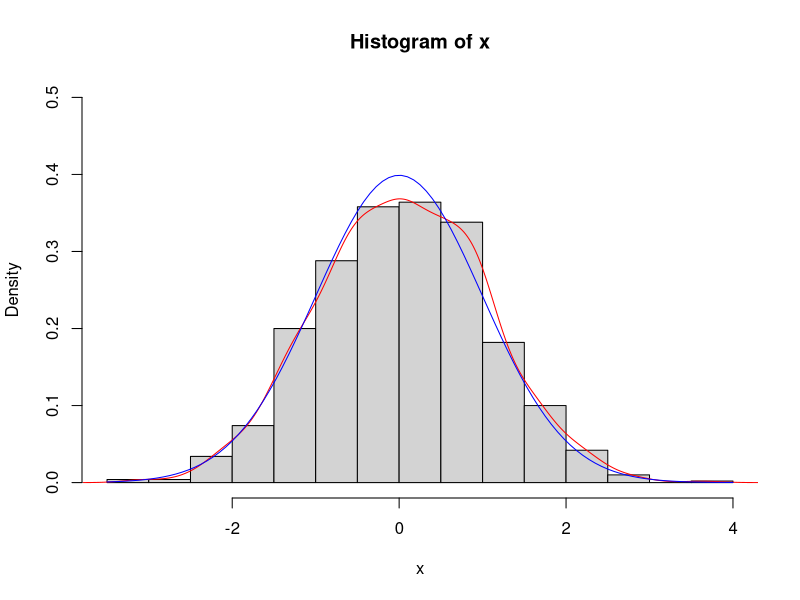

This chart was generated by the following R code: (Note: this script raises an error after producing the figure.)
# QUESTION 1
x <- rnorm(1000)
hist(x,prob=TRUE,ylim=c(0,0.5))
lines(density(x),col="red")
curve(dnorm,add=T,col="blue")

EP <- function(x)
{
  return(3*(1-x^2)*(abs(x)<=1)/4)
}


verif <- function(x)
{
  return(x*3*(1-x^2)*(abs(x)<=1)/4)
}
sinc <- function(x)
{
  return(sin(x)/(pi*x))
}
#TODO : Error in integrate(sinc, -2 * pi, 2 * pi) : non-finite function value
integrate(sinc,-2*pi,2*pi)

#########################################
# QUESTION 2
#########################################
z=seq(-5,5,.01)
plot(z,3*(1-z^2)*(abs(z)<=1)/4,type='l',ylim=c(-0.5,1),xlim=c(-5,5),xlab="Noyau")
lines(z,(abs(z)<=1)/2,col='red')
lines(z,(1-abs(z))*(abs(z)<=1),col="blue")
lines(z,dnorm(z,0,sd=1/2.2),col='orange')
lines(z,(1/pi)*sin(z)/z,col='violet')

#########################################
# QUESTION 3
#########################################
a <- min(x)
b <- max(x)

#TODO : ce n'est pas l'espérance E, mais la moyenne du min et du max
temp <- b-a
a <- a-temp
b <- b+temp

#abscisses
abs <- a+(b-a)*(1:500)/500

KernelEst <- function(x,h,kern,abs)
{
  n <- length(x)
  m <- length(abs)
  # on crée les points y où on calcule la densité
  #abscisses
  yy <- array(data=c(abs), dim=c(m,n))
  
  #observations
  xx <- t(array(data=c(x), dim=c(n,m))) 
  
  #(x-Xi)/h
  z <- (xx-yy)/h
  
  if (kern=='EP')
  {
    hatf <- (1/(n*h))*as.vector(rowSums(3*(1-z^2)*(abs(z)<=1)/4))
  }
  if (kern=='Rect')
  {
    hatf <- (1/(n*h))*as.vector(rowSums((abs(z)<=1)/2))
  }
  if (kern=='Tri')
  {
    hatf <- (1/(n*h))*as.vector(rowSums((1-abs(z))*(abs(z)<=1)))
  }
  if (kern=='Gaus')
  {
    hatf <- (1/(n*h))*as.vector(rowSums(dnorm(z,0,sd=1/2.2)))
  }
  if (kern=='sinc')
  {
    #TODO : pourquoi divisé par pi ? Résultat théorique, pas pour les autres ?
    hatf <- (1/(pi*n*h))*as.vector(rowSums(sin(z)/z))
  }
  plot(abs,hatf,ylab="densité",type='l',col='blue',lwd=2,ylim=c(0,0.5))	
  return(list(hatf=hatf,abs=abs))
}

#########################################
# QUESTION 4
#########################################
h <- 0.6
x <- rnorm(1000)

fhat <- KernelEst(x,h,"EP",abs)
lines(fhat$abs,dnorm(fhat$abs),lty=1,col="red",lwd=2)

#TODO : pourquoi 0.4 alors que 0.6 dans la question ?
#Afin de mieux matcher la courbe théorique ?
h <- 0.4
fhat <- KernelEst(x,h,"sinc",abs)
lines(fhat$abs,dnorm(fhat$abs),lty=1,col="red",lwd=2)

#########################################
# QUESTION 5
#########################################
h <- 0.8

par(mfcol=c(2,2))

f1 <- KernelEst(x,h,"Rect",abs)$hatf
lines(abs,dnorm(abs),lty=1,col="red",lwd=2)

f2 <- KernelEst(x,h,"Gaus",abs)$hatf
lines(abs,dnorm(abs),lty=1,col="red",lwd=2)

f3 <- KernelEst(x,h,"EP",abs)$hatf
lines(abs,dnorm(abs),lty=1,col="red",lwd=2)

f4 <- KernelEst(x,h,"Tri",abs)$hatf
lines(abs,dnorm(abs),lty=1,col="red",lwd=2)


#########################################
# QUESTION 6
#########################################
MSE <- array(data=c(0),dim=c(5,500))
par(mfrow=c(3,2))
N <- 100

h <- 0.6

abs <- seq(-5,5-10/500,10/500)
length(abs)

T1par<-Sys.time() 
#On fait N simulations différentes, donc dans une boucle
for(i in 1:N){
  #print(i)
  #on prend rnorm(1000) comme x
  
  x=rnorm(1000) 
  #TODO:C'est légèrement plus long de générer rnorm(1000) avant de le mettre dans
  #les kernels que de générer un échantillon différent pour chaque KernelEst ?!
  
  estim <- KernelEst(x,h,"Rect",abs)
  MSE[1,] <- MSE[1,]+(estim$hatf-dnorm(estim$abs))^2/N
  
  estim <- KernelEst(x,h,"Tri",abs)
  MSE[2,] <- MSE[2,]+(estim$hatf-dnorm(estim$abs))^2/N
  
  estim <- KernelEst(x,h,"Gaus",abs)
  MSE[3,] <- MSE[3,]+(estim$hatf-dnorm(estim$abs))^2/N
  
  estim <- KernelEst(x,h,"EP",abs)
  MSE[4,] <- MSE[4,]+(estim$hatf-dnorm(estim$abs))^2/N
  
  #TODO : encore un h différent ici ?
  estim <- KernelEst(x,0.2,"sinc",abs)
  MSE[5,] <- MSE[5,]+(estim$hatf-dnorm(estim$abs))^2/N
}
T2par<-Sys.time() 
Tdiffpar= difftime(T2par, T1par); Tdiffpar

summary(MSE[1,])
summary(MSE[2,])
summary(MSE[3,])
summary(MSE[4,])
summary(MSE[5,])

par(mfcol=c(1,1))

plot(abs, MSE[1,],col="black")
lines(abs, MSE[2,],col="blue")
lines(abs, MSE[3,],col="red")
lines(abs, MSE[4,],col="green")
lines(abs, MSE[5,],col="pink")

# Question supplémentaire - calcul du h par la méthode de l'erreur quadratique 
#moyenne intégrée
EP <- function(x)
{
  return(3*(1-x^2)*(abs(x)<=1)/4)
}

EP2 <- function(x)
{
  return((EP(x))^2)
}

temp <- function(x)
{
  return(x^2*EP(x))
}

Quad <- function(x)
{
  return((15/16)*(1-x^2)^2*(abs(x)<=1))
}

Quad2 <- function(x)
{
  return(Quad(x)^2)
}

temp2 <- function(x)
{
  return(x^2*Quad(x))
}


Gauss <- function(x)
{
  return(dnorm(x))
}

Gauss2 <- function(x)
{
  return(Gauss(x)^2)
}

temp3 <- function(x)
{
  return(x^2*Gauss(x))
}

# Noyau Epanechnikov
Num <- 8*sqrt(pi)*integrate(EP2,-Inf,Inf)$value
#TODO : comprendre implémentation de temp. C'est quoi mu2 ?
Denom <- 3*(integrate(temp,-Inf,Inf)$value)^2
# Vérification calcul du cours page 17
resu <- (Num/Denom)^(1/5);resu
#TODO : où est la formule correspondante ?
h_EQMI <- (Num/(length(x)*Denom))^(1/5)*sd(x);h_EQMI

# Noyau quadratiaue
Num <- 8*sqrt(pi)*integrate(Gauss2,-Inf,Inf)$value
Denom <- 3*(integrate(temp3,-Inf,Inf)$value)^2
# Vérification calcul du cours page 17
resu <- (Num/Denom)^(1/5);resu
h_EQMI <- (Num/(length(x)*Denom))^(1/5)*sd(x);h_EQMI

# Noyau Gaussien
Num <- 8*sqrt(pi)*integrate(Gauss2,-Inf,Inf)$value
Denom <- 3*(integrate(temp3,-Inf,Inf)$value)^2
# Vérification calcul du cours page 17
resu <- (Num/Denom)^(1/5)
resu
h_EQMI <- (Num/(length(x)*Denom))^(1/5)*sd(x)
h_EQMI


fhat <- KernelEst(x,h_EQMI,"EP",abs)$hatf

#########################################
# QUESTION 7
########################################
#TODO : formule MISE par rapport à MSE ?
MISE <- rowSums(MSE)*(5-(-5))/500
print(MISE)

#########################################
# QUESTION 8
########################################
x <- rnorm(1000)
a <- min(x)
b <- max(x)
temp <- b-a
a <- a-temp
b <- b+temp
abs <- a+(b-a)*(1:500)/500

#pourquoi 91 ? => n variant de 10 à 1000 par pas de 10
resultats <- array(data=c(0), dim=c(91))
for(i in 1:91)
{
  n <- 100+(i-1)*10
  estim <- KernelEst(x[1:n],n^(1/5),"Gaus",abs)
  resultats[i] <- sum((estim$hatf-dnorm(estim$abs))^2*(b-a)/500)
}

plot(seq(100,1000,10),resultats)

###################################
# QUESTION 9
########################################

CV_kern=function(x)
{
  
  n <- length(x)
  a <- min(x)
  b <- max(x)
  temp <- b-a
  a <- a-temp
  b <- b+temp
  abs <- a+(b-a)*(1:500)/500
  
  N <- floor(n/2)*(n<100)+floor(n/4)*(n>=100)
  
  resultatsCV1 <- array(data=c(0),dim=c(N))
  resultatsCV2 <- array(data=c(0),dim=c(N))
  resultatsCV3 <- array(data=c(0),dim=c(N))
  
  for(m in 1:N)
  {
    h <- m*(b-a)/(N*10)
    
    esth <- KernelEst(x,h,"Gaus",abs)
    #matrice des K((X_i-X_j)/h)
    x2 <- array(data=c(x),dim=c(n,n))
    xx <- dnorm((x2-t(x2))/h)
    temp <- rowSums(xx)-diag(xx)
    
    resultatsCV1[m] <- sum((esth$hatf)^2)*((b-a)/500)
    resultatsCV2[m] <- 2/(n*(n-1)*h)*sum(temp)
    resultatsCV3[m] <- resultatsCV1[m]-resultatsCV2[m]
  }
  
  #	plot((1:N)*(b-a)/(10*N),resultatsCV1,type='l',lwd=2,col='darkred',xlab='fenêtre',ylab='CV')
  #	lines((1:N)*(b-a)/(10*N),resultatsCV2, col='blue')
  #	lines((1:N)*(b-a)/(10*N),resultatsCV3, lwd=2,col='red')
  plot((1:N)*(b-a)/(10*N),resultatsCV3,type='l',lwd=2,col='darkred',xlab='fenêtre',ylab='CV')
  
  plot(1:N*(b-a)/(N*10),resultatsCV3)
  return(c(min(resultatsCV3),which.min(resultatsCV3)*(b-a)/(10*N)))
}

CV_kern(rnorm(400))

####################### 

x <- rnorm(1000)

resultats <- array(data=c(0), dim=c(10))

for(i in seq(1:10))
{	
  print(i)
  resultats[i] <- CV_kern(x[1:(100+(i-1)*100)])[2]
}

plot(seq(100,1000,100), resultats, xlim=c(0,1000),type='l')

####################### 

library(MASS)
help(galaxies)
boxplot(galaxies)

gal <- galaxies/1000
c(width.SJ(gal, method = "dpi"), width.SJ(gal))

# On peut aussi utiliser la fonction R density() 
# qui détermine l'estimateur à noyau de la densité
# Help : ?density
a <- min(gal)
b <- max(gal)
abs <- a+(b-a)*(1:500)/500
res <- KernelEst(gal,3.25/2,"Gaus",abs)
res <- KernelEst(gal,0.55,"Gaus",abs)


plot(x = c(0, 40), y = c(0, 0.3), type = "n", bty = "l",
     xlab = "velocity of galaxy (1000km/s)", ylab = "density")
rug(gal)
lines(density(gal, width = 3.25, n = 200), lty = 1)
lines(density(gal, width = 2.56, n = 200), lty = 3)
lines(res$abs,res$hatf,col='red')

CV_kern(gal)